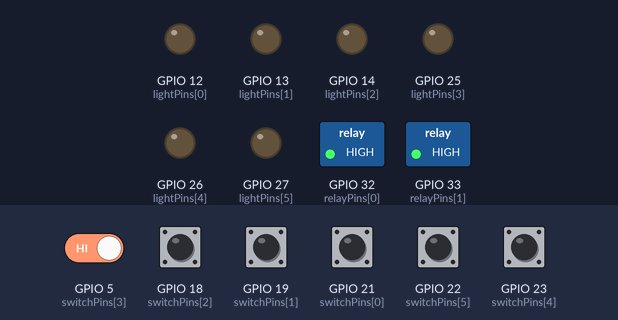
Simulated run of this sketch. Board: ESP32. Parts: switched loads named in the sketch (green lamp = pin HIGH), output pins drawn as LEDs (lit = HIGH). Dashed ring = blinking. The inputs (shaded band) are chosen by the test bench; at power-on: GPIO 5 (switchPins[3]), GPIO 18 (switchPins[2]), GPIO 19 (switchPins[1]), GPIO 21 (switchPins[0]), GPIO 22 (switchPins[5]), GPIO 23 (switchPins[4]) HIGH. WiFi joins after 1.5 s; servers stay silent unless stated; no MQTT or app messages arrive unless stated; what the sketch prints to the serial monitor is not drawn.

Above: at 2.7 s.
2.8 s: GPIO 19 (switchPins[1]) pulled LOW for 1 s
At 3.05 s:
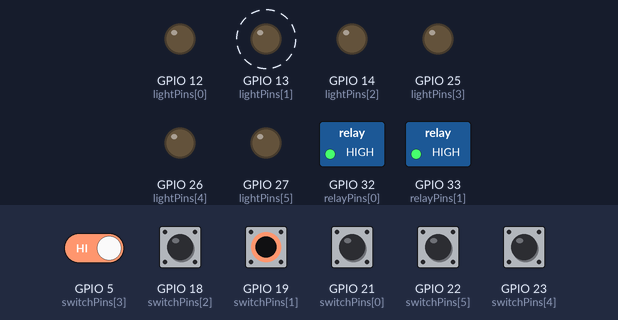
5.8 s: GPIO 21 (switchPins[0]) pulled LOW for 0.15 s
At 6.4 s:
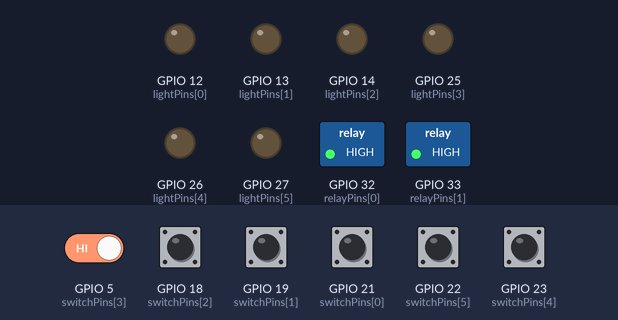
7.4 s: GPIO 22 (switchPins[5]) pulled LOW for 0.15 s
At 8.3 s:
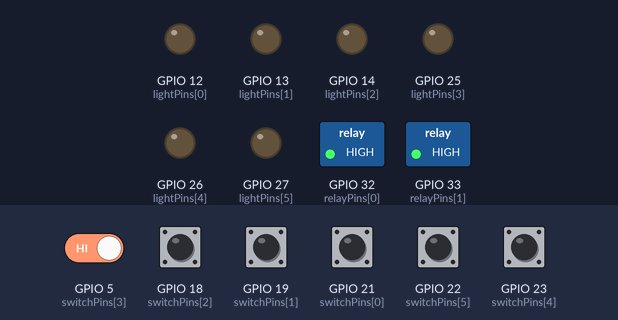
9.0 s: GPIO 18 (switchPins[2]) pulled LOW for 0.15 s
At 9.6 s:
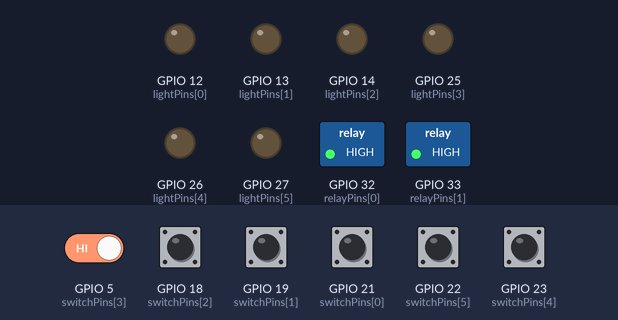
10.6 s: GPIO 23 (switchPins[4]) pulled LOW for 0.15 s
At 11.4 s:
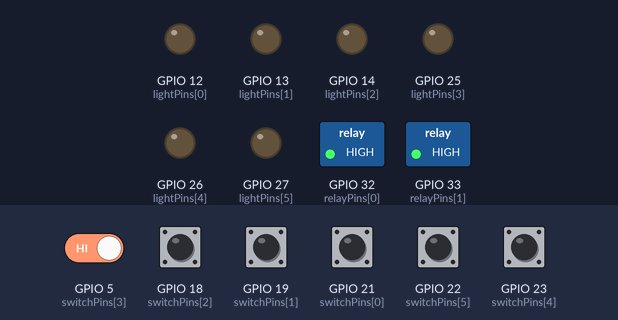
12.2 s: GPIO 5 (switchPins[3]) driven LOW and GPIO 19 (switchPins[1]) driven LOW
At 13.38 s:
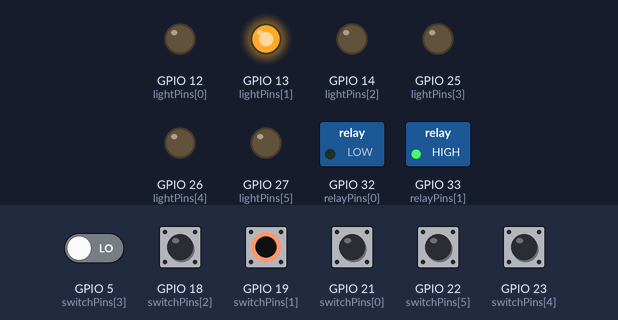
Timing chart, 0 to 16.2 s (numbered marks = the images above; inputs shaded):
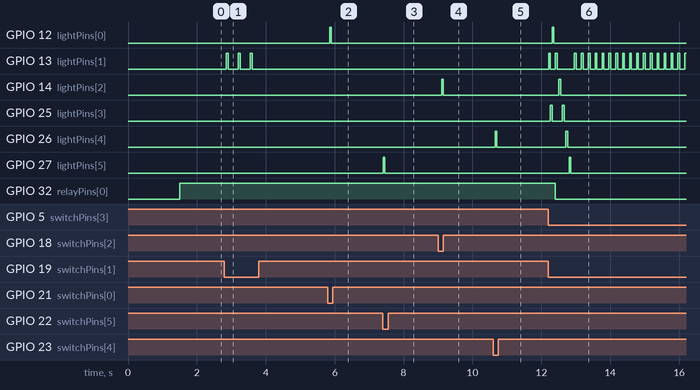

The sketch:

Button_Pyramid.ino
```cpp
#include <WiFi.h>
#include <PubSubClient.h>

// Replace the next variables with your SSID/Password combination
const char* ssid = "HGG Private";
const char* password = "HGGamespass10!";

// Add your MQTT Broker IP address
const char* mqtt_server = "192.168.1.101";

WiFiClient espClient;
PubSubClient client(espClient);
char msg[50];
int value = 0;
const char* device = "Room 1 Button Pyramid";//what you want to call this device
String device_name = device;
String msg_string;

void subscriptions(){ //add all desired topics to receive and post to in this function
  client.subscribe("My_Topic");
  client.subscribe("device_test");
  client.subscribe("Button Pyramid");
  client.subscribe("Closet");
}

void setup_wifi() {
  Serial.println();
  Serial.print("Connecting to ");
  Serial.println(ssid);

  WiFi.begin(ssid, password);
  int attempts = 0;
  while (WiFi.status() != WL_CONNECTED) {
    delay(500);
    attempts++;
    if(attempts > 3){
      ESP.restart();}

    Serial.print(".");
    }

  Serial.println("");
  Serial.println("WiFi connected");
  Serial.println("IP address: ");
  Serial.println(WiFi.localIP());
}


void callback(char* topic, byte* message, unsigned int length) {
  Serial.print("Message arrived on topic: ");
  Serial.print(topic);
  Serial.print(". Message: ");
  String messageTemp;

  for (int i = 0; i < length; i++) {
    Serial.print((char)message[i]);
    messageTemp += (char)message[i];}
  Serial.println();

  /*
   *  This is your message handling for incoming messages.
   *  if(String(topic) == "desired_topic"){Action}
   *    if(messageTemp == "desired_message"){Action}
   *  Send messages out with:
   *    client.publish("topic", "message");
   */
  if (String(topic) == "Button Pyramid") {
    Serial.print("Button Pyramid Received");
    if(messageTemp == "desk"){
      client.publish("My_Topic", "Message Received at ESP32");
      //Serial.println("on");
    }
    else if(messageTemp == "closet"){
      Serial.println("off");
    }

  }
  if (String(topic) == "device_test"){
    Serial.println("device_test received");
    if(messageTemp == "test"){
      msg_string = device_name + " is OK";
      msg_string.toCharArray(msg,50);
      client.publish("device_test",msg);
      }
    }
}

void reconnect() {
  // Loop until we're reconnected
  //delay(2000);
  while (!client.connected()) {
    Serial.print("Attempting MQTT connection...");
    // Attempt to connect
    if (client.connect(device)) {
      Serial.println("connected");
      // Subscribe to as many topics as needed
      subscriptions();
    } else {
      Serial.print("failed, rc=");
      Serial.print(client.state());
      Serial.println(" try again in 5 seconds");
      // Wait 5 seconds before retrying
      delay(4000);
    }
  }

}


/*
 * End of MQTT initial code
 */

int switchPins[6] = {21,19,18,5,23,22};//32,33,34,35,36,3932,33,34,35,36,39
int lightPins[6] = {12,13,14,25,26,27};
int pinVal;
int solution1[6] = {0,5,2,4,1,3};
int solution2[6] = {1,2,4,3,0,5};
int counter1 = 0;
int counter2 = 0;
int relayPins[2] = {32,33};


void setup() {
  // put your setup code here, to run once:

    /*
   * MQTT setup code
   */
  setup_wifi();
  client.setServer(mqtt_server, 1883);
  client.setCallback(callback);
  /*
   * End of MQTT setup code
   */

  for(int i = 0; i < 6;i++){
    pinMode(switchPins[i],INPUT_PULLUP);
    pinMode(lightPins[i],OUTPUT);
    digitalWrite(lightPins[i],LOW);
}
  for (int i = 0; i < 2; i++){
    pinMode(relayPins[i],OUTPUT);
    digitalWrite(relayPins[i],HIGH);
  }

}

void loop() {
  // put your main code here, to run repeatedly:
    for(int i = 0; i < 6; i++){
      pinVal = digitalRead(switchPins[i]);
      if (pinVal == LOW){
        if (solution1[counter1] == i){
          digitalWrite(lightPins[i], HIGH);
          delay(50);
          digitalWrite(lightPins[i],LOW);
          counter1 = counter1 + 1;

          if(counter1 == 6){
            for (int i = 0; i < 6; i++){
              digitalWrite(lightPins[i],HIGH);
              delay(50);
              digitalWrite(lightPins[i],LOW);
              delay(50);
              digitalWrite(relayPins[0], LOW);


            }
            if (!client.connected()) {
            reconnect();
          }

           client.publish("Closet", "open");

          }
        }
        else if(solution1[counter1] != i){
          for (int j = 0; j < 6; j++){
            digitalWrite(lightPins[j],LOW);
            counter1 = 0;
          }
        }

    }

  }
  for(int i = 0; i < 6; i++){
      pinVal = digitalRead(switchPins[i]);
      if (pinVal == LOW){
        if (solution2[counter2] == i){
          digitalWrite(lightPins[i], HIGH);
          counter2 = counter2 + 1;
          delay(50);
          digitalWrite(lightPins[i],LOW);

          if(counter2 == 6){
            for (int i = 0; i < 6; i++){
              digitalWrite(lightPins[i],HIGH);
              delay(50);
              digitalWrite(lightPins[i],LOW);
              delay(50);
              digitalWrite(relayPins[0], LOW);


            }
            if (!client.connected()) {
            reconnect();
          }

           client.publish("Bait and Switch Desk", "opendesk");

          }
        }
        else if(solution2[counter2] != i){
          for (int j = 0; j < 6; j++){
            digitalWrite(lightPins[j],LOW);
            counter2 = 0;
          }
        }

    }

    }


  delay(150);

}
```

Measured:
- after the input at 2.8 s, GPIO 13 (lightPins[1]): alternates HIGH for 0.05 s and LOW for 0.30 s, 6 changes in all, then stays LOW, starting after 0.05 s
- after the input at 5.8 s, GPIO 12 (lightPins[0]): LOW → HIGH after 0.06 s, → LOW 0.05 s later
- after the input at 7.4 s, GPIO 27 (lightPins[5]): LOW → HIGH at once, → LOW 0.05 s later
- after the input at 9.0 s, GPIO 14 (lightPins[2]): LOW → HIGH after 0.11 s, → LOW 0.05 s later
- after the input at 10.6 s, GPIO 26 (lightPins[4]): LOW → HIGH after 0.06 s, → LOW 0.05 s later
- after the input at 12.2 s, GPIO 12 (lightPins[0]): LOW → HIGH after 0.11 s, → LOW 0.05 s later; GPIO 13 (lightPins[1]): goes HIGH 0.05 s, LOW 0.15 s, HIGH 0.05 s, LOW 0.50 s, 16 × (HIGH 0.05 s, LOW 0.15 s), then HIGH, starting at once
